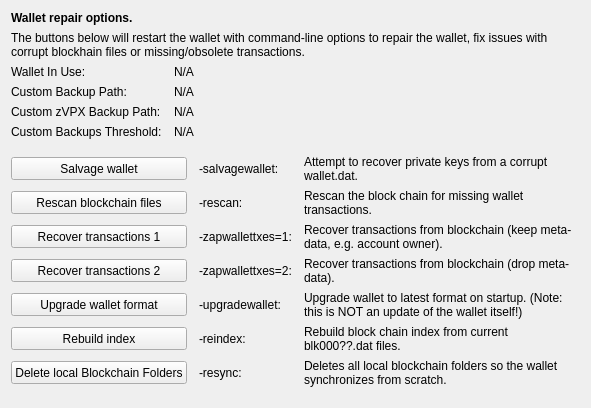
     <widget class="QWidget" name="tab_repair">
      <attribute name="title">
       <string>&amp;Wallet Repair</string>
      </attribute>
      <layout class="QGridLayout" name="gridLayout_4" columnstretch="0,0,0,0">
       <property name="horizontalSpacing">
        <number>12</number>
       </property>
       <item row="0" column="0" colspan="4">
        <widget class="QLabel" name="label_repair_header">
         <property name="font">
          <font>
           <weight>75</weight>
           <bold>true</bold>
          </font>
         </property>
         <property name="text">
          <string>Wallet repair options.</string>
         </property>
        </widget>
       </item>
       <item row="1" column="0" colspan="4">
        <widget class="QLabel" name="label_repair_helptext">
         <property name="font">
          <font>
           <weight>50</weight>
           <bold>false</bold>
          </font>
         </property>
         <property name="text">
          <string>The buttons below will restart the wallet with command-line options to repair the wallet, fix issues with corrupt blockhain files or missing/obsolete transactions.</string>
         </property>
         <property name="wordWrap">
          <bool>true</bool>
         </property>
        </widget>
       </item>
       <item row="2" column="0">
        <widget class="QLabel" name="wallet_path_label">
         <property name="text">
          <string>Wallet In Use:</string>
         </property>
        </widget>
       </item>
       <item row="2" column="1" colspan="3">
        <widget class="QLabel" name="wallet_path">
         <property name="cursor">
          <cursorShape>IBeamCursor</cursorShape>
         </property>
         <property name="text">
          <string>N/A</string>
         </property>
         <property name="textFormat">
          <enum>Qt::PlainText</enum>
         </property>
         <property name="textInteractionFlags">
          <set>Qt::LinksAccessibleByMouse|Qt::TextSelectableByKeyboard|Qt::TextSelectableByMouse</set>
         </property>
        </widget>
       </item>
       <item row="3" column="0">
        <widget class="QLabel" name="wallet_custombackuppath_label">
         <property name="text">
          <string>Custom Backup Path:</string>
         </property>
         <property name="visible">
          <bool>false</bool>
         </property>
        </widget>
       </item>
       <item row="3" column="1" colspan="3">
        <widget class="QLabel" name="wallet_custombackuppath">
         <property name="cursor">
          <cursorShape>IBeamCursor</cursorShape>
         </property>
         <property name="text">
          <string>N/A</string>
         </property>
         <property name="textFormat">
          <enum>Qt::PlainText</enum>
         </property>
         <property name="textInteractionFlags">
          <set>Qt::LinksAccessibleByMouse|Qt::TextSelectableByKeyboard|Qt::TextSelectableByMouse</set>
         </property>
         <property name="visible">
          <bool>false</bool>
         </property>
        </widget>
       </item>
       <item row="4" column="0">
        <widget class="QLabel" name="wallet_customzvpxbackuppath_label">
         <property name="text">
          <string>Custom zVPX Backup Path:</string>
         </property>
         <property name="visible">
          <bool>false</bool>
         </property>
        </widget>
       </item>
       <item row="4" column="1" colspan="3">
        <widget class="QLabel" name="wallet_customzvpxbackuppath">
         <property name="cursor">
          <cursorShape>IBeamCursor</cursorShape>
         </property>
         <property name="text">
          <string>N/A</string>
         </property>
         <property name="textFormat">
          <enum>Qt::PlainText</enum>
         </property>
         <property name="textInteractionFlags">
          <set>Qt::LinksAccessibleByMouse|Qt::TextSelectableByKeyboard|Qt::TextSelectableByMouse</set>
         </property>
         <property name="visible">
          <bool>false</bool>
         </property>
        </widget>
       </item>
       <item row="5" column="0">
        <widget class="QLabel" name="wallet_custombackupthreshold_label">
         <property name="text">
          <string>Custom Backups Threshold:</string>
         </property>
         <property name="visible">
          <bool>false</bool>
         </property>
        </widget>
       </item>
       <item row="5" column="1" colspan="3">
        <widget class="QLabel" name="wallet_custombackupthreshold">
         <property name="cursor">
          <cursorShape>IBeamCursor</cursorShape>
         </property>
         <property name="text">
          <string>N/A</string>
         </property>
         <property name="textFormat">
          <enum>Qt::PlainText</enum>
         </property>
         <property name="textInteractionFlags">
          <set>Qt::LinksAccessibleByMouse|Qt::TextSelectableByKeyboard|Qt::TextSelectableByMouse</set>
         </property>
         <property name="visible">
          <bool>false</bool>
         </property>
        </widget>
       </item>
       <item row="6" column="0">
        <spacer name="verticalSpacer_repair1">
         <property name="orientation">
          <enum>Qt::Vertical</enum>
         </property>
         <property name="sizeHint" stdset="0">
          <size>
           <width>10</width>
           <height>10</height>
          </size>
         </property>
        </spacer>
       </item>
       <item row="7" column="0" colspan="2">
        <widget class="QPushButton" name="btn_salvagewallet">
         <property name="minimumSize">
          <size>
           <width>100</width>
           <height>23</height>
          </size>
         </property>
         <property name="text">
          <string>Salvage wallet</string>
         </property>
        </widget>
       </item>
       <item row="7" column="2">
        <widget class="QLabel" name="label_repair_salvage_command">
         <property name="text">
          <string notr="true">-salvagewallet:</string>
         </property>
        </widget>
       </item>
       <item row="7" column="3">
        <widget class="QLabel" name="label_repair_salvage">
         <property name="text">
          <string>Attempt to recover private keys from a corrupt wallet.dat.</string>
         </property>
         <property name="wordWrap">
          <bool>true</bool>
         </property>
        </widget>
       </item>
       <item row="8" column="0" colspan="2">
        <widget class="QPushButton" name="btn_rescan">
         <property name="minimumSize">
          <size>
           <width>100</width>
           <height>23</height>
          </size>
         </property>
         <property name="text">
          <string>Rescan blockchain files</string>
         </property>
        </widget>
       </item>
       <item row="8" column="2">
        <widget class="QLabel" name="label_repair_rescan_command">
         <property name="text">
          <string notr="true">-rescan:</string>
         </property>
        </widget>
       </item>
       <item row="8" column="3">
        <widget class="QLabel" name="label_repair_rescan">
         <property name="text">
          <string>Rescan the block chain for missing wallet transactions.</string>
         </property>
         <property name="wordWrap">
          <bool>true</bool>
         </property>
        </widget>
       </item>
       <item row="9" column="0" colspan="2">
        <widget class="QPushButton" name="btn_zapwallettxes1">
         <property name="minimumSize">
          <size>
           <width>100</width>
           <height>23</height>
          </size>
         </property>
         <property name="text">
          <string>Recover transactions 1</string>
         </property>
        </widget>
       </item>
       <item row="9" column="2">
        <widget class="QLabel" name="label_repair_zap1_command">
         <property name="text">
          <string notr="true">-zapwallettxes=1:</string>
         </property>
        </widget>
       </item>
       <item row="9" column="3">
        <widget class="QLabel" name="label_repair_zap1">
         <property name="text">
          <string>Recover transactions from blockchain (keep meta-data, e.g. account owner).</string>
         </property>
         <property name="wordWrap">
          <bool>true</bool>
         </property>
        </widget>
       </item>
       <item row="10" column="0" colspan="2">
        <widget class="QPushButton" name="btn_zapwallettxes2">
         <property name="minimumSize">
          <size>
           <width>100</width>
           <height>23</height>
          </size>
         </property>
         <property name="text">
          <string>Recover transactions 2</string>
         </property>
        </widget>
       </item>
       <item row="10" column="2">
        <widget class="QLabel" name="label_repair_zap2_command">
         <property name="text">
          <string notr="true">-zapwallettxes=2:</string>
         </property>
        </widget>
       </item>
       <item row="10" column="3">
        <widget class="QLabel" name="label_repair_zap2">
         <property name="text">
          <string>Recover transactions from blockchain (drop meta-data).</string>
         </property>
         <property name="wordWrap">
          <bool>true</bool>
         </property>
        </widget>
       </item>
       <item row="11" column="0" colspan="2">
        <widget class="QPushButton" name="btn_upgradewallet">
         <property name="minimumSize">
          <size>
           <width>100</width>
           <height>23</height>
          </size>
         </property>
         <property name="text">
          <string>Upgrade wallet format</string>
         </property>
        </widget>
       </item>
       <item row="11" column="2">
        <widget class="QLabel" name="label_repair_upgrade_command">
         <property name="text">
          <string notr="true">-upgradewallet:</string>
         </property>
        </widget>
       </item>
       <item row="11" column="3">
        <widget class="QLabel" name="label_repair_upgrade">
         <property name="text">
          <string>Upgrade wallet to latest format on startup. (Note: this is NOT an update of the wallet itself!)</string>
         </property>
         <property name="wordWrap">
          <bool>true</bool>
         </property>
        </widget>
       </item>
       <item row="12" column="0" colspan="2">
        <widget class="QPushButton" name="btn_reindex">
         <property name="minimumSize">
          <size>
           <width>100</width>
           <height>23</height>
          </size>
         </property>
         <property name="text">
          <string>Rebuild index</string>
         </property>
        </widget>
       </item>
       <item row="12" column="2">
        <widget class="QLabel" name="label_repair_reindex_command">
         <property name="text">
          <string notr="true">-reindex:</string>
         </property>
        </widget>
       </item>
       <item row="12" column="3">
        <widget class="QLabel" name="label_repair_reindex">
         <property name="text">
          <string>Rebuild block chain index from current blk000??.dat files.</string>
         </property>
         <property name="wordWrap">
          <bool>true</bool>
         </property>
        </widget>
       </item>
       <item row="13" column="0" colspan="2">
        <widget class="QPushButton" name="btn_resync">
         <property name="minimumSize">
          <size>
           <width>100</width>
           <height>23</height>
          </size>
         </property>
         <property name="text">
          <string>Delete local Blockchain Folders</string>
         </property>
        </widget>
       </item>
       <item row="13" column="2">
        <widget class="QLabel" name="label_repair_resync_command">
         <property name="text">
          <string>-resync:</string>
         </property>
        </widget>
       </item>
       <item row="13" column="3">
        <widget class="QLabel" name="label_repair_resync">
         <property name="text">
          <string>Deletes all local blockchain folders so the wallet synchronizes from scratch.</string>
         </property>
         <property name="wordWrap">
          <bool>true</bool>
         </property>
        </widget>
       </item>
       <item row="14" column="0">
        <spacer name="verticalSpacer_repair2">
         <property name="orientation">
          <enum>Qt::Vertical</enum>
         </property>
         <property name="sizeHint" stdset="0">
          <size>
           <width>20</width>
           <height>10</height>
          </size>
         </property>
        </spacer>
       </item>
      </layout>
     </widget>
